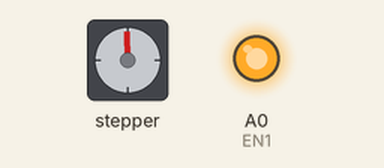
Recording of a sketch running on a simulated Arduino Uno, built with avr-gcc and run on an emulated ATmega328P. Parts: stepper motor, output pins drawn as LEDs (lit = HIGH). Wiring (inferred from the names in the program): stepper motor driver (200 steps per turn assumed): step pin 11; direction A1. Pins used as bus, display or sensor lines are not drawn.

Above: at 0.1 s.
Timing chart, 0 to 1.6 s (numbered marks = the images above):
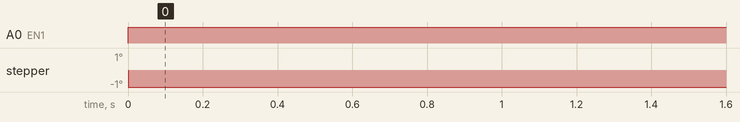

Measured:
- by itself, A0 (EN1): LOW → HIGH at 0.00 s

The sketch:

sm42_vary_hz.ino
```cpp
#define DIR1  A1//乘电机方向
#define STP1  11//步进
#define EN1  A0//使能

void setup()
{
  pinMode(DIR1, OUTPUT);
  pinMode(STP1, OUTPUT);
  pinMode(EN1, OUTPUT);
  Serial.begin(9600);

//TCCR2B = TCCR2B & 0xF8 | 3;

/*
   ?  Prescaler   Frequency
   1         1       31372.549 Hz
   2         8         3921.569
   3            32          980.392
   4        64         490.196   <--DEFAULT
   5      128         245.098
   6      256         122.549
   7    1024           30.637 Hz
*/
}

void loop()
{
  //
  digitalWrite(EN1, HIGH); //处于能转动状态
  digitalWrite(DIR1, LOW); //乘电机上升
  analogWrite(STP1, 200);
  delay(2000);//持续2*楼层秒数
  digitalWrite(EN1, HIGH); //处于能转动状态
  digitalWrite(DIR1, LOW); //乘电机上升
  analogWrite(STP1, 200);
  delay(2000);//持续2*楼层秒数

  /*//pwm频率调节，例1
    digitalWrite(EN1, HIGH); //处于能转动状态
    digitalWrite(DIR1, LOW);

    digitalWrite(STP1, HIGH);
    delayMicroseconds(100); // Approximately 10% duty cycle @ 1KHz
    digitalWrite(STP1, LOW);
    delayMicroseconds(1000 - 100); //修改这里的1000可以调整频率
  */
  /*pwm频率调节，例2
    digitalWrite(DIR1, LOW);
    unsigned int number = 1000; unsigned int time = 100; //numbe为脉冲个数，time为脉冲宽度。

    while (number > 0)
    {
      digitalWrite(PUL_1, HIGH);
      delayMicroseconds(time);
      digitalWrite(PUL_1, LOW);
      delayMicroseconds(time);
    }
    number--;
  */
}
```
